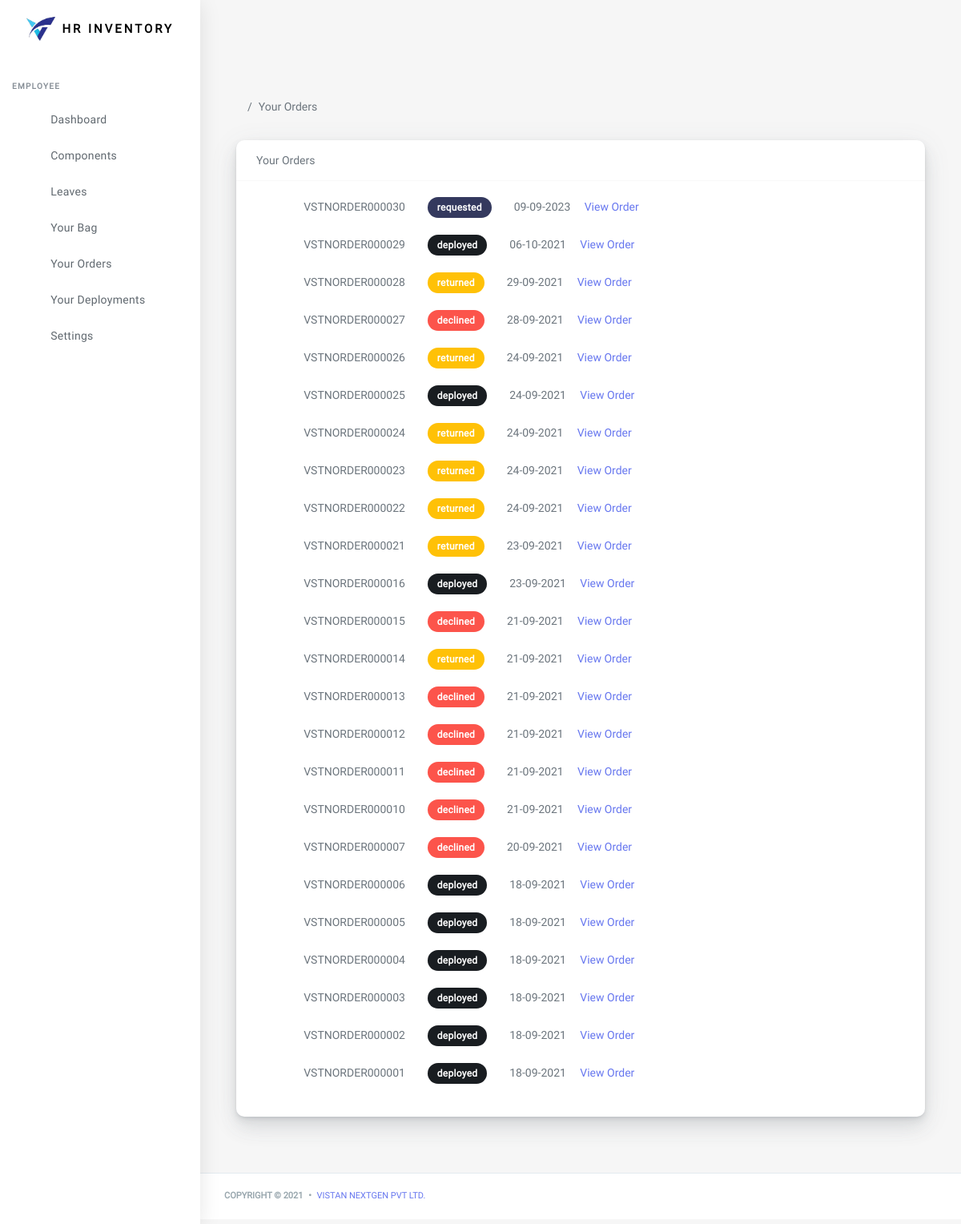
/order/orders/ (signed in), run on an earlier commit of the app's database.
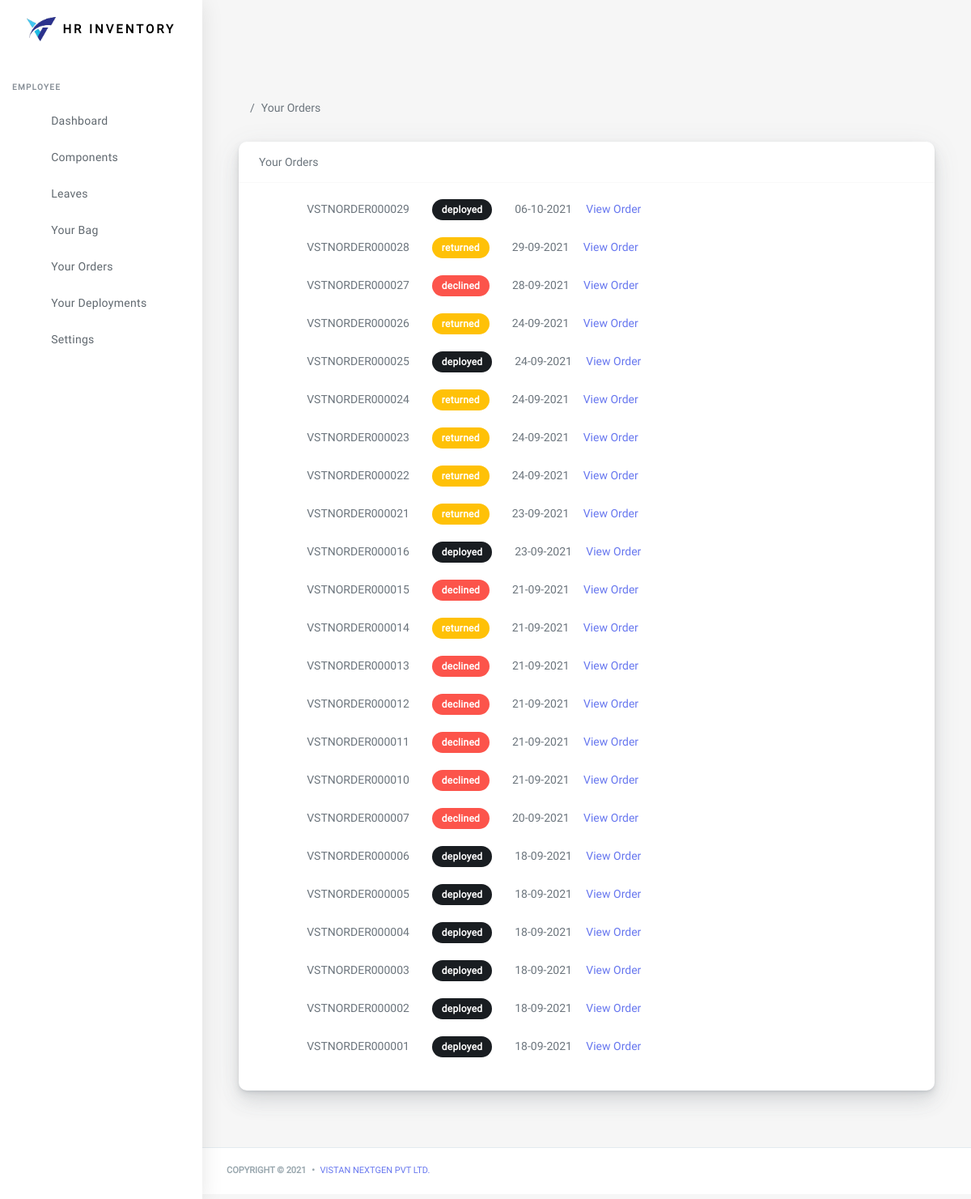
And on a later commit of the database.
### order/models.py (models this page shows, shortened)
class Order(models.Model):
    def auto_order_id():
        no = Order.objects.count()
        str1 = 'VSTNORDER'
        list2 = ['0','0','0','0','0', '0']
        item = no+1
        str_item = str(item)
        list_item = list(str_item)
        leng = len(list_item)
        con = 6-leng
        list2[con:] = list_item
        result = ''.join(map(str, list2))
        final = str1+result
        return final
    order_id = models.CharField(max_length = 25,default=auto_order_id, editable = False)
    created_at = models.DateTimeField(auto_now_add = True)
    username = models.CharField(max_length =25, editable=False)
    email = models.CharField(max_length =100, editable=False)
    order_choices = (
        ('requested', 'requested'),
        ('approve', 'approve'),
        ('decline', 'decline'),
        ('deploy', 'deploy'),
        ('return', 'return'),
    )
    status = models.CharField(max_length = 50, choices = order_choices, default='requested')
    class Meta:
        verbose_name = 'Order'
        verbose_name_plural = 'Orders'
        ordering = ('-created_at',)

### order/views.py (the view)
# urls.py: path('orders/', views.user_orders, name = 'user-orders'),
@user_passes_test(is_employee)
def user_orders(request):
    orders = Order.objects.filter(username = request.user.username)
    return render(request, 'order/orders.html', {'orders':orders})

### order/views.py (called while the page is built)
def is_employee(user):
    return user.groups.filter(name='employee').exists()

### order/templates/order/orders.html (shortened to what this page needs)
{% extends 'base.html' %}
{% load static %}
{% block content %}
      <div class="main-content">
        <section class="section">
          <ul class="breadcrumb breadcrumb-style ">
            <li class="breadcrumb-item">
              <a href="index-2.html">
                </a>
            </li>
            <li class="breadcrumb-item active">Your Orders</li>
          </ul>
          {% if orders %}
          <div class="container">
            <div class="card">
              <div class="card-header">Your Orders</div>
              <div class="row">
                <div class="col-1">
                </div>
                <div class="col-9 card-body">
                  {% for i in orders%}
                    {{i.order_id}} &nbsp;&nbsp;&nbsp;&nbsp;&nbsp;&nbsp;
                    {% ifequal i.status 'requested' %}<div class="badge badge-secondary">{{i.status}}</div> {% endifequal %}
                    {% ifequal i.status 'decline' %}<div class="badge badge-danger">{{i.status}}d</div> {% endifequal %}
                    {% ifequal i.status 'return' %}<div class="badge badge-warning">{{i.status}}ed</div> {% endifequal %}
                    {% ifequal i.status 'deploy' %}<div class="badge badge-dark">{{i.status}}ed</div> {% endifequal %}
                    &nbsp;&nbsp;&nbsp;&nbsp;&nbsp;&nbsp; {{i.created_at|date:"d-m-Y"}}
                    &nbsp;&nbsp;&nbsp;&nbsp;<a class="text-center" href="{% url 'order:order-detail' i.id %}">View Order</a> <br><br>
                  {% endfor %}
                </div>
                <div class="col-2"></div>
              </div>
             </div>
          </div>
          {% endif %}
        </section>
    </div>
{% endblock %}

### templates/base.html (shortened to what this page needs)
<!DOCTYPE html>
<html lang="en">
{% load static %}
<head>
  <link rel="stylesheet" href="{% static "assets/css/app.min.css" %}">
  <link rel="stylesheet" href="{% static "assets/css/style.css" %}">
  <link rel="stylesheet" href="{% static "assets/css/components.css" %}">
  <link rel="stylesheet" href="{% static "assets/bundles/jqvmap/dist/jqvmap.min.css" %}">
  <link rel="stylesheet" href="{% static "assets/css/custom.css" %}">
  <link rel="stylesheet" href="{% static "assets/css/mystyle.css" %}">
  <link rel="stylesheet" href="{% static "assets/bundles/izitoast/css/iziToast.min.css" %}">
</head>
<body>
  <div id="app">
    <div class="main-wrapper main-wrapper-1">
        {% include 'navbar.html' %}
        {% include 'sidenav.html' %}
        {% block content %}
        {% endblock %}
      {% include 'footer.html' %}
    </div>
  </div>
</body>
</html>

### templates/navbar.html (shortened to what this page needs)
{% load static %}
<div class="navbar-bg"></div>
      <nav class="navbar navbar-expand-lg main-navbar sticky">
        <div class="form-inline mr-auto">
          <ul class="navbar-nav mr-3">
            <li><a href="#" data-toggle="sidebar" class="nav-link nav-link-lg
									collapse-btn"> </a></li>
          </ul>
        </div>
       <ul class="navbar-nav navbar-right">
          <li class="dropdown"><a href="#" data-toggle="dropdown"
              class="nav-link dropdown-toggle nav-link-lg nav-link-user"></a>
          </li>
        </ul>
      </nav>

### templates/sidenav.html (shortened to what this page needs)
{% load static %}
<div class="main-sidebar sidebar-style-2 sticky">
        <aside id="sidebar-wrapper">
          <div class="sidebar-brand">
            <a href="{% url 'components:component-list-all' %}"> <img alt="image" src="{% static "assets/img/vistanlogo.png" %}" class="header-logo" />
            <span style="font-size: 65%;" class="logo-name">HR Inventory</span>
            </a>
          </div>
          <br><br>
          {% if request.user.is_staff %}
            {% include 'admin-sidenav.html' %}
          {% else %}
          <ul class="sidebar-menu">
            <li class="menu-header">Employee</li>
            <li>
              <a href="{% url 'dashboard:user-dashboard' user.id %}" ><span>Dashboard</span></a>
            </li>
            <li class="dropdown">
              <a href="#" class="menu-toggle nav-link has-dropdown"><span>Components</span></a>
            </li>
            <li class="dropdown">
              <a href="#" class="menu-toggle nav-link has-dropdown"><span>Leaves</span></a>
            </li>
            <li >
              <a href="{% url 'bag:bag_details' %}" ><span>Your Bag</span></a>
            </li>
            <li >
              <a href="{% url 'order:user-orders' %}" ><span>Your Orders</span></a>
            </li>
            <li >
              <a href="{% url 'order:user-deploy-list' user.id %}" ><span>Your Deployments</span></a>
            </li>
            <li class="dropdown">
              <a href="#" class="menu-toggle nav-link has-dropdown"><span>Settings</span></a>
            </li>
          </ul>
          {% endif %}
          </aside>
      </div>

### templates/footer.html (shortened to what this page needs)
      <footer class="main-footer">
        <div class="footer-left">
          Copyright &copy; 2021 <div class="bullet"></div> <a href="#">Vistan Nextgen Pvt Ltd. </a>
        </div>
      </footer>

What changed in the data, as far as the page shows it:
removed Order: order_id "VSTNORDER000030", status "requested", created_at "09-09-2023"
